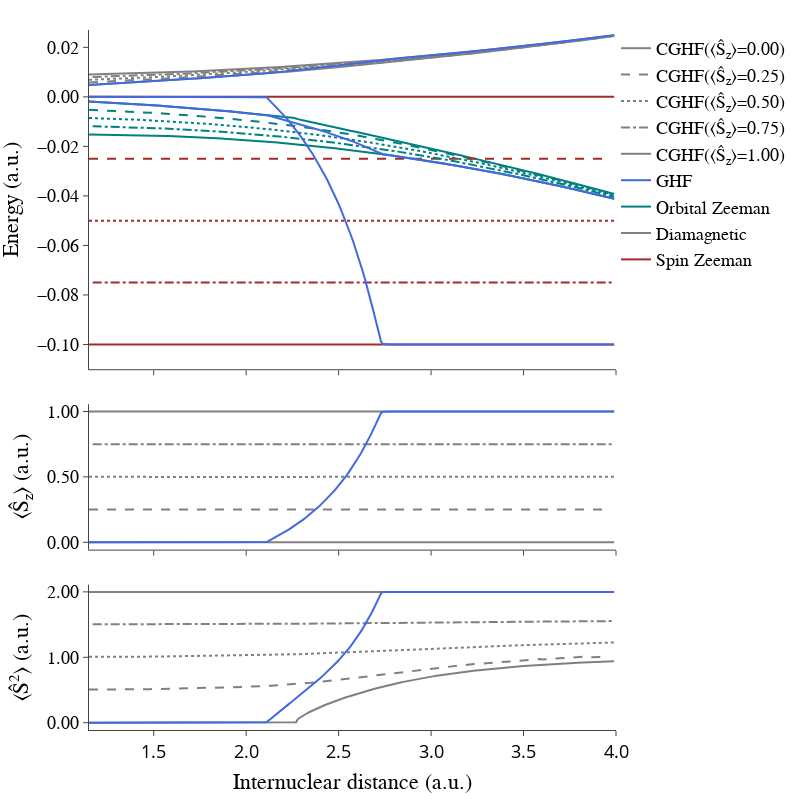

Notebook code cell kept with this figure:
### Code cell
figure = make_subplots(
    rows=3, cols=1,
    shared_xaxes=True,
    vertical_spacing=0.05, horizontal_spacing=0.04,
    row_heights=[0.7, 0.3, 0.3]
)

# Fix the margins for empty titles.
figure.update_layout(
    width = 800,
    height = 800,
    margin = {
        't': 30, 'b': 30, 'r': 10,
    },
    template = my_template
)


B = -0.1
i=0
# Plot the energies of the constrained GHF states.

for S in [0, 0.25, 0.5, 0.75, 1.0]:
    df = pd.read_json("../data/5b1a(B={})(S={})(if)(S2).data".format(B, S))

    figure.add_trace(
        go.Scatter(
            x = df['R'],
            y = df['E_orbital_zeeman'],
            line = {'color': line_styles['orbital_zeeman']['color'], 'dash': line_styles[S]['dash']},
            name = "CGHF(⟨Ŝ<sub>z</sub>⟩={})".format(S),
            showlegend = False
        ),
        row=1, col=i+1
    )

    figure.add_trace(
        go.Scatter(
            x = df['R'],
            y = df['E_spin_zeeman'],
            line = {'color': line_styles['spin_zeeman']['color'], 'dash': line_styles[S]['dash']},
            name = "CGHF(⟨Ŝ<sub>z</sub>⟩={})".format(S),
            showlegend = False,
        ),
        row=1, col=i+1
    )

    figure.add_trace(
        go.Scatter(
            x = df['R'],
            y = df['E_diamagnetic'],
            line = {'color': line_styles['diamagnetic']['color'], 'dash': line_styles[S]['dash']},
            name = "CGHF(⟨Ŝ<sub>z</sub>⟩={:.2f})".format(S),
            showlegend = (i==0)
        ),
        row=1, col=i+1
    )

    figure.add_trace(
    go.Scatter(
        x = df['R'],
        y = df['S_z'],
        line = {'color': 'gray', 'dash': line_styles[S]['dash']},
        showlegend = False
    ),
    row=2, col=i+1
)
    figure.add_trace(
    go.Scatter(
        x = df['R'],
        y = df['S2'],
        line = {'color': 'gray', 'dash': line_styles[S]['dash']},
        showlegend = False
    ),
    row=3, col=i+1
)


# Plot the reference total energies for GHF.
df_GHF = pd.read_json("../data/5b1b1(B=-0.1)(if)(S2)")

figure.add_trace(
    go.Scatter(
        x = df_GHF['R'],
        y = df_GHF['E_orbital_zeeman'],
        line = {'color': 'royalblue'},
        name = "GHF",
        showlegend = (i==0)
    ),
    row=1, col=i+1
)

figure.add_trace(
    go.Scatter(
        x = df_GHF['R'],
        y = df_GHF['E_spin_zeeman'],
        line = {'color': 'royalblue'},
        name = "GHF",
        showlegend = False
    ),
    row=1, col=i+1
)

figure.add_trace(
    go.Scatter(
        x = df_GHF['R'],
        y = df_GHF['E_diamagnetic'],
        line = {'color': 'royalblue'},
        name = "GHF",
        showlegend = False
    ),
    row=1, col=i+1
)

# Plot the reference GHF S_z spin expectation value.
figure.add_trace(
    go.Scatter(
        x = df_GHF['R'],
        y = df_GHF['S_z'],
        line = {'color': 'royalblue'},
        showlegend = False
    ),
    row=2, col=i+1
)


# Set the x-axis properties specific for this figure.
figure.update_xaxes(
    title = {
        'text': "Internuclear distance (a.u.)",
    },
    row=3, col=i+1,
    range = [1.15, 4.0]
)



# Add custom traces for the legend to appear.
figure.add_trace(
    go.Scatter(
        x = [0, 5],
        y = [1, 1],
        line = {'color': 'teal'},
        mode = 'lines',
        name = "Orbital Zeeman"
    ),
    row=1, col=1
)

figure.add_trace(
    go.Scatter(
        x = [0, 5],
        y = [1, 1],
        line = {'color': 'gray'},
        mode = 'lines',
        name = "Diamagnetic"
    ),
    row=1, col=1
)

figure.add_trace(
    go.Scatter(
        x = [0, 5],
        y = [1, 1],
        line = {'color': 'brown'},
        mode = 'lines',
        name = "Spin Zeeman"
    ),
    row=1, col=1
)

# Plot the GHF S2.
figure.add_trace(
    go.Scatter(
        x = df_GHF['R'],
        y = df_GHF['S2'],
        line = {'color': 'royalblue'},
        showlegend = False
    ),
    row=3, col=1
)

# Update y-axis ranges (to hide the custom traces).
figure.update_yaxes(
    title = {
        'text': "Energy (a.u.)",
    },
    range=[-0.11, 0.027],
    row=1, col=1,
    zeroline = False
)

figure.update_yaxes(
    title = {
        'text': "⟨Ŝ<sub>z</sub>⟩ (a.u.)",
    },
    row=2, col=1,
    dtick = 0.5,
    zeroline = False
)

figure.update_yaxes(
    title = {
        'text': "⟨Ŝ<sup>2</sup>⟩ (a.u.)",
    },
    row=3, col=1,
    dtick = 1.0,
    tickformat = ".2f",
    zeroline = False
)


# Make the legend appear inside the plot range.
figure.update_layout(
    legend = {
        'x': 1.0,
        'y': 1.0,
        'font': {'size': 18}
    }
)


figure.show()
figure.write_image("../../paper/figures/C-GHF-energy-contributions(H2)(med-B)-S2.pdf")

### Figure 1 — Plotly figure (JSON) as saved in the notebook; plotly's stock layout.template omitted (floating-point values rounded to 4 significant figures; data arrays with more than 128 entries replaced by an {"elided": "..."} marker saying what was removed)
{"data": [{"line": {"color": "teal", "dash": "solid"}, "name": "CGHF(⟨Ŝ<sub>z</sub>⟩=0)", "showlegend": false, "type": "scatter", "x": {"elided": "257 float values"}, "xaxis": "x", "y": {"elided": "257 float values"}, "yaxis": "y"}, {"line": {"color": "brown", "dash": "solid"}, "name": "CGHF(⟨Ŝ<sub>z</sub>⟩=0)", "showlegend": false, "type": "scatter", "x": {"elided": "257 float values"}, "xaxis": "x", "y": {"elided": "257 float values"}, "yaxis": "y"}, {"line": {"color": "gray", "dash": "solid"}, "name": "CGHF(⟨Ŝ<sub>z</sub>⟩=0.00)", "showlegend": true, "type": "scatter", "x": {"elided": "257 float values"}, "xaxis": "x", "y": {"elided": "257 float values"}, "yaxis": "y"}, {"line": {"color": "gray", "dash": "solid"}, "showlegend": false, "type": "scatter", "x": {"elided": "257 float values"}, "xaxis": "x2", "y": {"elided": "257 float values"}, "yaxis": "y2"}, {"line": {"color": "gray", "dash": "solid"}, "showlegend": false, "type": "scatter", "x": {"elided": "257 float values"}, "xaxis": "x3", "y": {"elided": "257 float values"}, "yaxis": "y3"}, {"line": {"color": "teal", "dash": "dash"}, "name": "CGHF(⟨Ŝ<sub>z</sub>⟩=0.25)", "showlegend": false, "type": "scatter", "x": {"elided": "217 float values"}, "xaxis": "x", "y": {"elided": "217 float values"}, "yaxis": "y"}, {"line": {"color": "brown", "dash": "dash"}, "name": "CGHF(⟨Ŝ<sub>z</sub>⟩=0.25)", "showlegend": false, "type": "scatter", "x": {"elided": "217 float values"}, "xaxis": "x", "y": {"elided": "217 float values"}, "yaxis": "y"}, {"line": {"color": "gray", "dash": "dash"}, "name": "CGHF(⟨Ŝ<sub>z</sub>⟩=0.25)", "showlegend": true, "type": "scatter", "x": {"elided": "217 float values"}, "xaxis": "x", "y": {"elided": "217 float values"}, "yaxis": "y"}, {"line": {"color": "gray", "dash": "dash"}, "showlegend": false, "type": "scatter", "x": {"elided": "217 float values"}, "xaxis": "x2", "y": {"elided": "217 float values"}, "yaxis": "y2"}, {"line": {"color": "gray", "dash": "dash"}, "showlegend": false, "type": "scatter", "x": {"elided": "217 float values"}, "xaxis": "x3", "y": {"elided": "217 float values"}, "yaxis": "y3"}, {"line": {"color": "teal", "dash": "dot"}, "name": "CGHF(⟨Ŝ<sub>z</sub>⟩=0.5)", "showlegend": false, "type": "scatter", "x": {"elided": "248 float values"}, "xaxis": "x", "y": {"elided": "248 float values"}, "yaxis": "y"}, {"line": {"color": "brown", "dash": "dot"}, "name": "CGHF(⟨Ŝ<sub>z</sub>⟩=0.5)", "showlegend": false, "type": "scatter", "x": {"elided": "248 float values"}, "xaxis": "x", "y": {"elided": "248 float values"}, "yaxis": "y"}, {"line": {"color": "gray", "dash": "dot"}, "name": "CGHF(⟨Ŝ<sub>z</sub>⟩=0.50)", "showlegend": true, "type": "scatter", "x": {"elided": "248 float values"}, "xaxis": "x", "y": {"elided": "248 float values"}, "yaxis": "y"}, {"line": {"color": "gray", "dash": "dot"}, "showlegend": false, "type": "scatter", "x": {"elided": "248 float values"}, "xaxis": "x2", "y": {"elided": "248 float values"}, "yaxis": "y2"}, {"line": {"color": "gray", "dash": "dot"}, "showlegend": false, "type": "scatter", "x": {"elided": "248 float values"}, "xaxis": "x3", "y": {"elided": "248 float values"}, "yaxis": "y3"}, {"line": {"color": "teal", "dash": "dashdot"}, "name": "CGHF(⟨Ŝ<sub>z</sub>⟩=0.75)", "showlegend": false, "type": "scatter", "x": {"elided": "283 float values"}, "xaxis": "x", "y": {"elided": "283 float values"}, "yaxis": "y"}, {"line": {"color": "brown", "dash": "dashdot"}, "name": "CGHF(⟨Ŝ<sub>z</sub>⟩=0.75)", "showlegend": false, "type": "scatter", "x": {"elided": "283 float values"}, "xaxis": "x", "y": {"elided": "283 float values"}, "yaxis": "y"}, {"line": {"color": "gray", "dash": "dashdot"}, "name": "CGHF(⟨Ŝ<sub>z</sub>⟩=0.75)", "showlegend": true, "type": "scatter", "x": {"elided": "283 float values"}, "xaxis": "x", "y": {"elided": "283 float values"}, "yaxis": "y"}, {"line": {"color": "gray", "dash": "dashdot"}, "showlegend": false, "type": "scatter", "x": {"elided": "283 float values"}, "xaxis": "x2", "y": {"elided": "283 float values"}, "yaxis": "y2"}, {"line": {"color": "gray", "dash": "dashdot"}, "showlegend": false, "type": "scatter", "x": {"elided": "283 float values"}, "xaxis": "x3", "y": {"elided": "283 float values"}, "yaxis": "y3"}, {"line": {"color": "teal", "dash": "solid"}, "name": "CGHF(⟨Ŝ<sub>z</sub>⟩=1.0)", "showlegend": false, "type": "scatter", "x": {"elided": "285 float values"}, "xaxis": "x", "y": {"elided": "285 float values"}, "yaxis": "y"}, {"line": {"color": "brown", "dash": "solid"}, "name": "CGHF(⟨Ŝ<sub>z</sub>⟩=1.0)", "showlegend": false, "type": "scatter", "x": {"elided": "285 float values"}, "xaxis": "x", "y": {"elided": "285 float values"}, "yaxis": "y"}, {"line": {"color": "gray", "dash": "solid"}, "name": "CGHF(⟨Ŝ<sub>z</sub>⟩=1.00)", "showlegend": true, "type": "scatter", "x": {"elided": "285 float values"}, "xaxis": "x", "y": {"elided": "285 float values"}, "yaxis": "y"}, {"line": {"color": "gray", "dash": "solid"}, "showlegend": false, "type": "scatter", "x": {"elided": "285 float values"}, "xaxis": "x2", "y": {"elided": "285 int values"}, "yaxis": "y2"}, {"line": {"color": "gray", "dash": "solid"}, "showlegend": false, "type": "scatter", "x": {"elided": "285 float values"}, "xaxis": "x3", "y": {"elided": "285 int values"}, "yaxis": "y3"}, {"line": {"color": "royalblue"}, "name": "GHF", "showlegend": true, "type": "scatter", "x": {"elided": "285 float values"}, "xaxis": "x", "y": {"elided": "285 float values"}, "yaxis": "y"}, {"line": {"color": "royalblue"}, "name": "GHF", "showlegend": false, "type": "scatter", "x": {"elided": "285 float values"}, "xaxis": "x", "y": {"elided": "285 float values"}, "yaxis": "y"}, {"line": {"color": "royalblue"}, "name": "GHF", "showlegend": false, "type": "scatter", "x": {"elided": "285 float values"}, "xaxis": "x", "y": {"elided": "285 float values"}, "yaxis": "y"}, {"line": {"color": "royalblue"}, "showlegend": false, "type": "scatter", "x": {"elided": "285 float values"}, "xaxis": "x2", "y": {"elided": "285 float values"}, "yaxis": "y2"}, {"line": {"color": "teal"}, "mode": "lines", "name": "Orbital Zeeman", "type": "scatter", "x": [0, 5], "xaxis": "x", "y": [1, 1], "yaxis": "y"}, {"line": {"color": "gray"}, "mode": "lines", "name": "Diamagnetic", "type": "scatter", "x": [0, 5], "xaxis": "x", "y": [1, 1], "yaxis": "y"}, {"line": {"color": "brown"}, "mode": "lines", "name": "Spin Zeeman", "type": "scatter", "x": [0, 5], "xaxis": "x", "y": [1, 1], "yaxis": "y"}, {"line": {"color": "royalblue"}, "showlegend": false, "type": "scatter", "x": {"elided": "285 float values"}, "xaxis": "x3", "y": {"elided": "285 float values"}, "yaxis": "y3"}], "layout": {"height": 800, "legend": {"font": {"size": 18}, "x": 1, "y": 1}, "margin": {"b": 30, "r": 10, "t": 30}, "width": 800, "xaxis": {"anchor": "y", "domain": [0, 1], "matches": "x3", "showticklabels": false}, "xaxis2": {"anchor": "y2", "domain": [0, 1], "matches": "x3", "showticklabels": false}, "xaxis3": {"anchor": "y3", "domain": [0, 1], "range": [1.15, 4], "title": {"text": "Internuclear distance (a.u.)"}}, "yaxis": {"anchor": "x", "domain": [0.5154, 1], "range": [-0.11, 0.027], "title": {"text": "Energy (a.u.)"}, "zeroline": false}, "yaxis2": {"anchor": "x2", "domain": [0.2577, 0.4654], "dtick": 0.5, "title": {"text": "⟨Ŝ<sub>z</sub>⟩ (a.u.)"}, "zeroline": false}, "yaxis3": {"anchor": "x3", "domain": [0, 0.2077], "dtick": 1, "tickformat": ".2f", "title": {"text": "⟨Ŝ<sup>2</sup>⟩ (a.u.)"}, "zeroline": false}}}
